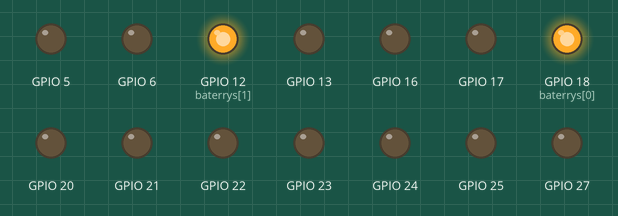
This program was run on a simulated Raspberry Pi (BCM pin numbers). On the bench: output pins drawn as LEDs (lit = HIGH). At 2.0 s the program stops and its outputs stay as they are.

Above: at 0.1 s.
At 1.1 s:
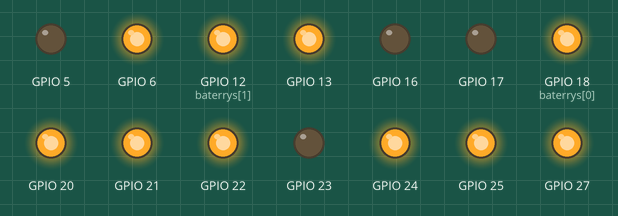
At 2.1 s:
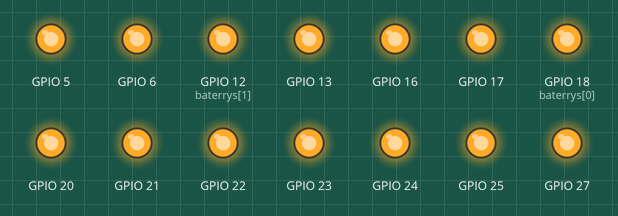
Timing chart, 0 to 3.5 s (numbered marks = the images above):
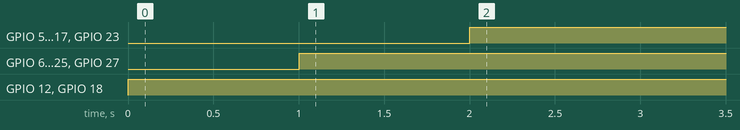

Measured:
- by itself, GPIO 5, GPIO 16, GPIO 17, GPIO 23: LOW → HIGH at 2.0 s
- by itself, GPIO 6, GPIO 13, GPIO 20–22, GPIO 24, GPIO 25, GPIO 27: LOW → HIGH at 1.0 s
- by itself, GPIO 12 (baterrys[1]), GPIO 18 (baterrys[0]): LOW → HIGH at 0.00 s

The program:

raspi_controller.py
```python
import RPi.GPIO as GPIO
import time

baterrys = [18, 12]
reds = [5, 17, 23, 16]
greens = [6, 27, 24, 20]
blues = [13, 22, 25, 21]

GPIO.setmode(GPIO.BCM)
GPIO.setwarnings(False)

def convertDict(arg1, arg2, arg3):
	d = {'arg1': arg1, 'arg2': arg2, 'arg3': arg3}
	return d

def switchLed(arg1, arg2, arg3):
	GPIO.output(arg1[0], arg1[1])
	GPIO.output(arg2[0], arg2[1])
	GPIO.output(arg3[0], arg3[1])

def setup():
	for battery in baterrys:
		GPIO.setup(battery, GPIO.OUT)
		GPIO.output(battery, True)

	for (red, green, blue) in zip(reds, greens, blues):
		GPIO.setup(red, GPIO.OUT)
		GPIO.setup(green, GPIO.OUT)
		GPIO.setup(blue, GPIO.OUT)

def connectChange(color):
	if color == 0:
		connectRed()
	elif color == 1:
		connectGreen()
	elif color == 2:
		connectBlue()
	else:
		connectAll()

def connectRed():
	for (red, green, blue) in zip(reds, greens, blues):
		ledOn = convertDict([red, False], [green, True], [blue, True])
		switchLed(**ledOn)

def connectGreen():
	for (red, green, blue) in zip(reds, greens, blues):
		ledOn = convertDict([red, True], [green, False], [blue, True])
		switchLed(**ledOn)

def connectBlue():
	for (red, green, blue) in zip(reds, greens, blues):
		ledOn = convertDict([red, True], [green, True], [blue, False])
		switchLed(**ledOn)

def connectAll():
	for (red, green, blue) in zip(reds, greens, blues):
		ledOn = convertDict([red, False], [green, False], [blue, False])
		switchLed(**ledOn)

def disconnect():
	for (red, green, blue) in zip(reds, greens, blues):
		ledOff = convertDict([red, True], [green, True], [blue, True])
		switchLed(**ledOff)

if __name__ == '__main__':
	setup()
	connectAll()
	time.sleep(1)
	connectRed()
	time.sleep(1)
	disconnect()
```
